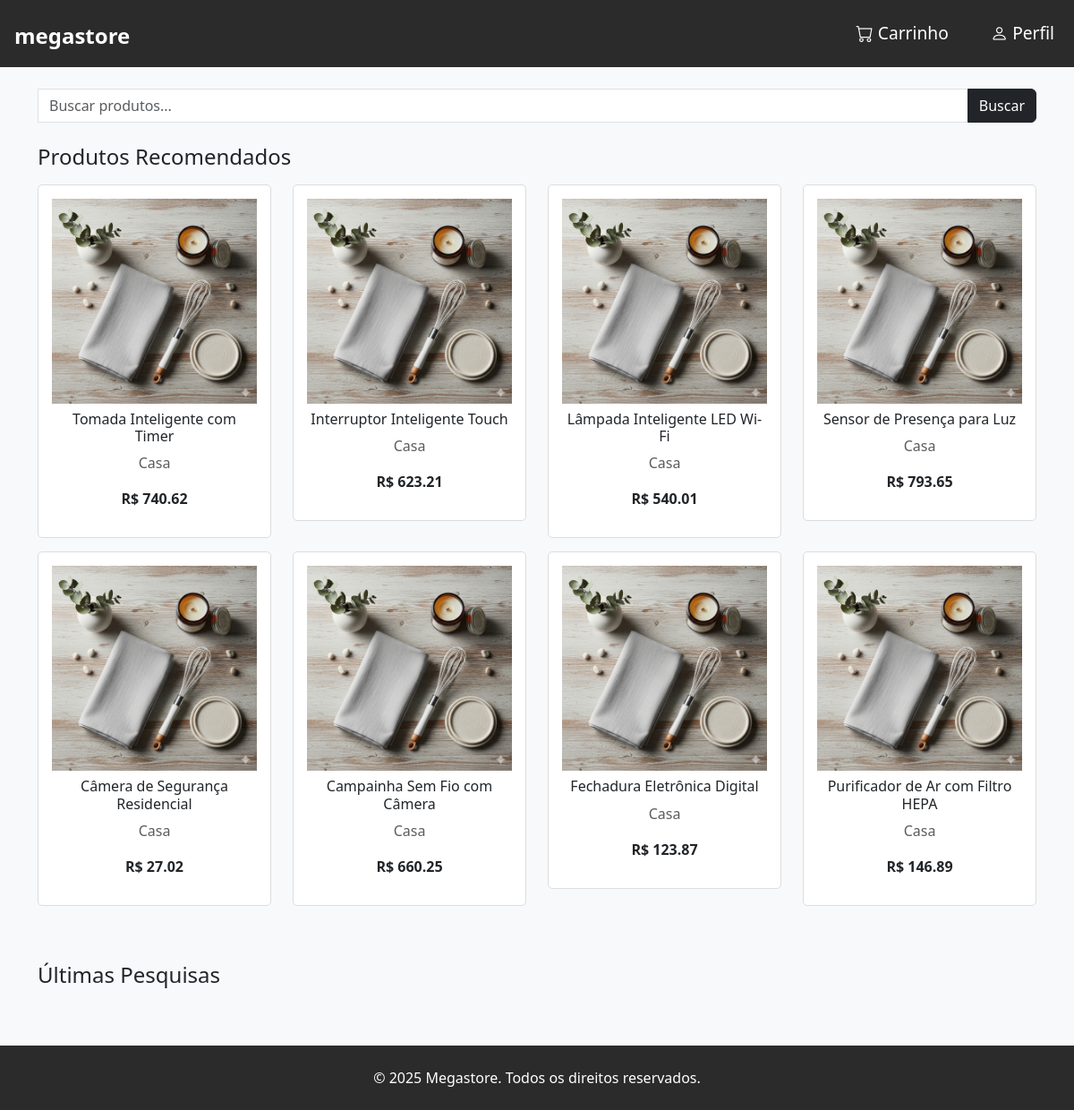
The page / on the database its author committed.
### app/models.py (models this page shows)
class Produtos(db.Model):
    __tablename__ = "produtos"
    id = db.Column(db.Integer, primary_key=True)
    nome = db.Column(db.String(200), nullable=False)
    categoria = db.Column(db.String(100), nullable=True)
    quantidade = db.Column(db.Integer, nullable=True)
    descricao = db.Column(db.Text, nullable=True)
    preco = db.Column(db.Float, nullable=True)
    created_at = db.Column(db.DateTime, default=datetime.datetime.utcnow)

class ProdutoImagem(db.Model):
    __tablename__ = "produto_imagens"
    id = db.Column(db.Integer, primary_key=True)
    produto_id = db.Column(db.Integer, db.ForeignKey('produtos.id', ondelete='CASCADE'), nullable=False)
    filename = db.Column(db.String(300), nullable=False)   # arquivo salvo em app/static/uploads/
    mimetype = db.Column(db.String(50), nullable=True)
    is_primary = db.Column(db.Boolean, default=False)
    produto = db.relationship('Produtos', backref=db.backref('imagens', lazy='dynamic', cascade="all, delete-orphan"))

### app/views.py (the view)
@app.route('/', methods=['GET', 'POST'])
def index():
    termo = request.form.get('termo', '')
    if termo:
        produtos = Produtos.query.filter(
            or_(
                Produtos.nome.ilike(f'%{termo}%'),
                Produtos.categoria.ilike(f'%{termo}%')
            )
        ).all()
    else:
        produtos = Produtos.query.order_by(Produtos.created_at.desc()).limit(8).all()
    return render_template('index.html', produtos_recomendados=produtos, ultimas_pesquisas=[termo] if termo else [])

### app/__init__.py (called while the page is built)
@app.after_request
def aplicar_csp(response):
    response.headers['Content-Security-Policy'] = "script-src 'self';"
    return response

### app/templates/index.html (shortened to what this page needs)
<!DOCTYPE html>
<html lang="pt-br">
<head>
  <link href="https://cdn.jsdelivr.net/npm/bootstrap@5.3.0/dist/css/bootstrap.min.css" rel="stylesheet">
  <link href="https://cdn.jsdelivr.net/npm/bootstrap-icons@1.10.5/font/bootstrap-icons.css" rel="stylesheet">
  <link rel="stylesheet" href="{{ url_for('static', filename='css/style.css') }}">
</head>
<body class="d-flex flex-column min-vh-100">
  <header class="d-flex justify-content-between align-items-center p-3" style="background-color: #2b2b2b;">
    <div class="logo">
      <a href="{{ url_for('index') }}" class="text-white text-decoration-none fs-4 fw-bold">megastore</a>
    </div>
    <div>
      <button class="icon-btn text-white me-3"><i class="bi bi-cart"></i> Carrinho</button>
      <button class="icon-btn text-white"><i class="bi bi-person"></i> Perfil</button>
    </div>
  </header>
  <section class="search-bar container my-4">
    <form method="POST" class="input-group">
      <input type="text" name="termo" class="form-control" placeholder="Buscar produtos..." aria-label="Buscar produtos">
      <button class="btn btn-dark" type="submit">Buscar</button>
    </form>
  </section>
  <section class="container">
    <h4 class="mb-3">Produtos Recomendados</h4>
    <div class="row">
      {% for produto in produtos_recomendados %}
      <div class="col-md-3">
        <div class="product-card text-center">
          {% set imagem = produto.imagens.filter_by(is_primary=True).first() %}
          {% if imagem %}
            <img src="{{ url_for('static', filename='uploads/' ~ imagem.filename) }}" alt="{{ produto.nome }}" class="img-fluid mb-2">
          {% else %}
            <img src="{{ url_for('static', filename='images/default.png') }}" alt="Sem imagem" class="img-fluid mb-2">
          {% endif %}
          <h6>{{ produto.nome }}</h6>
          <p class="text-muted">{{ produto.categoria }}</p>
          <p class="fw-bold">R$ {{ produto.preco }}</p>
        </div>
      </div>
      {% endfor %}
    </div>
  </section>
  <section class="container my-5">
    <h4 class="mb-3">Últimas Pesquisas</h4>
  </section>
  <footer class="text-center p-4 mt-auto" style="background-color: #2b2b2b; color: white;">
    <p class="mb-0">&copy; 2025 Megastore. Todos os direitos reservados.</p>
  </footer>
</body>
</html>

### app/static/css/style.css (style rules this page uses)
html, body { height: 100%; margin: 0; background-color: #f8f9fa; }
header, footer { background-color: #2b2b2b; color: white; }
.logo { font-size: 1.8rem; font-weight: bold; }
.icon-btn { background: none; border: none; color: white; font-size: 1.2rem; margin-left: 15px; }
.search-bar input { border-radius: 0; }
.product-card, .search-card { border: 1px solid #ddd; border-radius: 5px; padding: 15px; margin-bottom: 15px; background-color: white; }
footer { margin-top: auto; }
a { text-decoration: none; color: white; cursor: pointer; }

### rows shown on the page
Produtos: filename (picture), nome "Tomada Inteligente com Timer", categoria "Casa", preco "740.62"
Produtos: filename (picture), nome "Interruptor Inteligente Touch", categoria "Casa", preco "623.21"
Produtos: filename (picture), nome "Lâmpada Inteligente LED Wi-Fi", categoria "Casa", preco "540.01"
Produtos: filename (picture), nome "Sensor de Presença para Luz", categoria "Casa", preco "793.65"
Produtos: filename (picture), nome "Câmera de Segurança Residencial", categoria "Casa", preco "27.02"
Produtos: filename (picture), nome "Campainha Sem Fio com Câmera", categoria "Casa", preco "660.25"
Produtos: filename (picture), nome "Fechadura Eletrônica Digital", categoria "Casa", preco "123.87"
Produtos: filename (picture), nome "Purificador de Ar com Filtro HEPA", categoria "Casa", preco "146.89"
